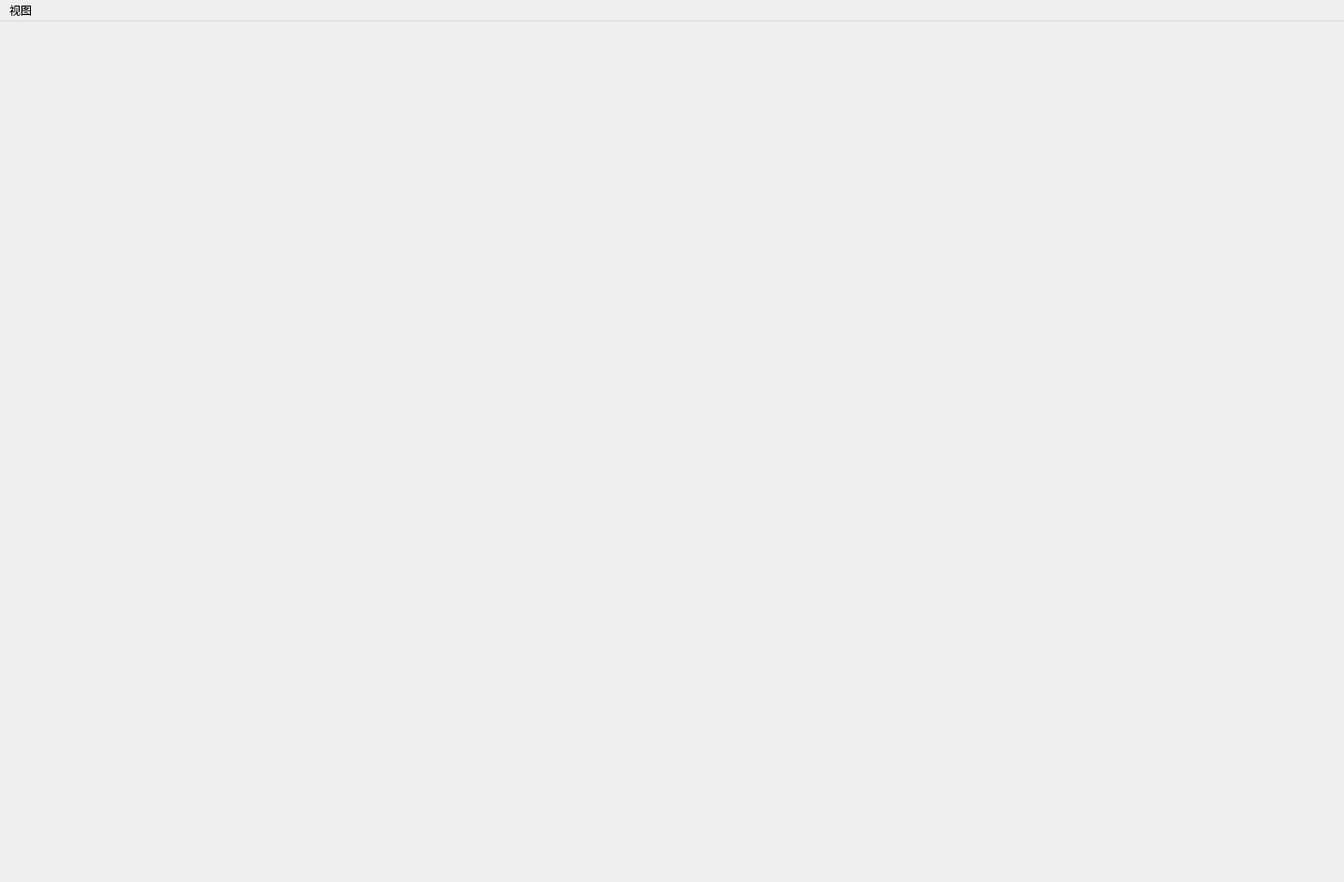
<?xml version="1.0" encoding="UTF-8"?>
<ui version="4.0">
 <class>MainWindow</class>
 <widget class="QMainWindow" name="MainWindow">
  <property name="geometry">
   <rect>
    <x>0</x>
    <y>0</y>
    <width>1438</width>
    <height>944</height>
   </rect>
  </property>
  <property name="windowTitle">
   <string>主窗口</string>
  </property>
  <widget class="QWidget" name="centralwidget">
   <layout class="QVBoxLayout" name="verticalLayout"/>
  </widget>
  <widget class="QMenuBar" name="menubar">
   <property name="geometry">
    <rect>
     <x>0</x>
     <y>0</y>
     <width>1438</width>
     <height>28</height>
    </rect>
   </property>
   <widget class="QMenu" name="menuView">
    <property name="title">
     <string>视图</string>
    </property>
   </widget>
   <addaction name="menuView"/>
  </widget>
  <action name="speed_ctrl">
   <property name="text">
    <string>速度控制</string>
   </property>
  </action>
 </widget>
 <resources>
  <include location="../resource/images.qrc"/>
 </resources>
 <connections/>
</ui>
